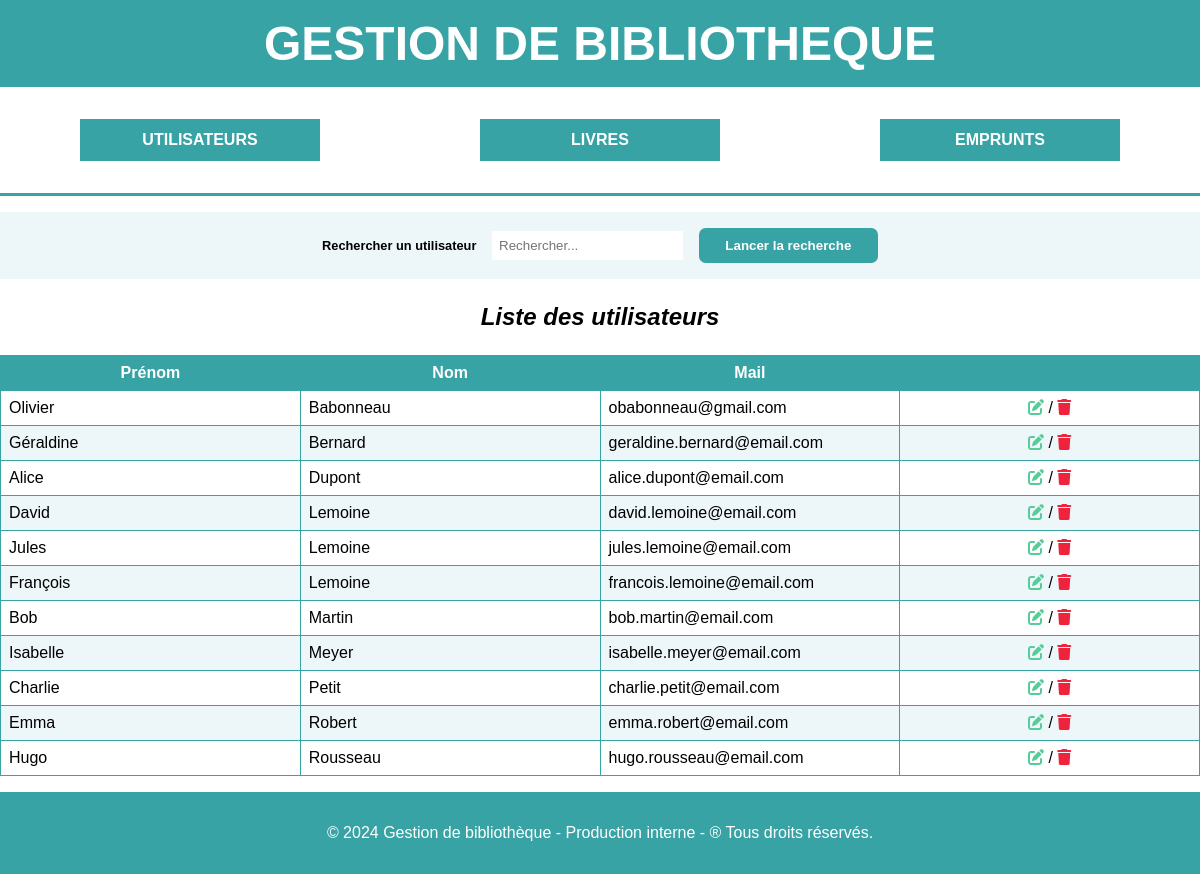
Screenshot of /index.php?page=liste_utilisateur with the database file from the repository.
### tables this page shows
CREATE TABLE IF NOT EXISTS `utilisateurs` (
  `id_utilisateur` int NOT NULL AUTO_INCREMENT,
  `prenom` varchar(50) DEFAULT NULL,
  `nom` char(50) DEFAULT NULL,
  `mail` varchar(50) DEFAULT NULL,
  PRIMARY KEY (`id_utilisateur`)
);

### classes/DbConnect.php (called while the page is built, shortened)
<?php
abstract class DbConnect
{
    public function __construct()
    {
        try {
            $this->connexion = new PDO("mysql:host=" . self::SERVER . ";dbname=" . self::BASE, self::USER, self::PASSWORD);
        } catch (Exception $e) {
        }
    }
}

### classes/Utilisateurs.php (called while the page is built, shortened)
<?php
class Utilisateurs extends DbConnect
{
    private $idUtilisateur;
    private $prenom;
    private $nom;
    private $mail;
    public function readUtilisateurs()
    {
        try {
            $requete = $this->connexion->prepare("SELECT * FROM utilisateurs ORDER BY nom ASC");
            $requete->execute();
            $resultat = $requete->fetchAll(PDO::FETCH_ASSOC);
            $utilisateurs = [];
            foreach ($resultat as $cle => $utilisateur) {
                $utilisateurs[$cle] = new Utilisateurs();
                $utilisateurs[$cle]->setIDutilisateur($utilisateur['id_utilisateur']);
                $utilisateurs[$cle]->setPrenom($utilisateur['prenom']);
                $utilisateurs[$cle]->setNom($utilisateur['nom']);
                $utilisateurs[$cle]->setMail($utilisateur['mail']);
            }
            return $utilisateurs;
        } catch (PDOException $e) {
        }
    }
    public function setIDutilisateur($idUtilisateur)
    {
        $this->idUtilisateur = $idUtilisateur;
    }
    public function setPrenom($prenom)
    {
        $this->prenom = $prenom;
    }
    public function setNom($nom)
    {
        $this->nom = $nom;
    }
    public function setMail($mail)
    {
        $this->mail = $mail;
    }
    public function getIDutilisateur()
    {
        return $this->idUtilisateur;
    }
    public function getPrenom()
    {
        return $this->prenom;
    }
    public function getNom()
    {
        return $this->nom;
    }
    public function getMail()
    {
        return $this->mail;
    }
}

### template/pages/utilisateur/liste_utilisateur.php (the view)
<?php
$search = $_POST['search'] ?? null;
if ($search) {
    $search = "%" . $search . "%";
    $searchUtilisateur = new Utilisateurs();
    $utilisateurs = $searchUtilisateur->searchUtilisateur($search);
    if (!$utilisateurs) {
        $utilisateurs[0] = new Utilisateurs();
        $utilisateurs[0]->setIDutilisateur("0");
        $utilisateurs[0]->setPrenom("...");
        $utilisateurs[0]->setNom("...");
        $utilisateurs[0]->setMail("...");
    }
} else {
    $readUtilisateurs = new Utilisateurs();
    $utilisateurs = $readUtilisateurs->readUtilisateurs();
}
?>
<form class="recherche" method="post" action="#">
    <label for="search">Rechercher un utilisateur</label>
    <input type="text" id="search" name="search" placeholder="Rechercher...">
    <input type="submit" value="Lancer la recherche">
</form>
<table>
    <caption>Liste des utilisateurs</caption>
    <tr>
        <th>Prénom</th>
        <th>Nom</th>
        <th>Mail</th>
        <th></th>
    </tr>
    <?php
    foreach ($utilisateurs as $utilisateur) {
    ?>
        <tr>
            <td><?php echo $utilisateur->getPrenom(); ?></td>
            <td><?php echo $utilisateur->getNom(); ?></td>
            <td><?php echo $utilisateur->getMail(); ?></td>
            <td class="derniereColonne">
                <a href="index.php?page=formulaire_utilisateur&id_utilisateur=<?php echo $utilisateur->getIDutilisateur(); ?>"><i class='fa-solid fa-pen-to-square'></i></a> /
                <a href="index.php?page=delete_utilisateur&id_utilisateur=<?php echo $utilisateur->getIDutilisateur(); ?>"><i class='fa-solid fa-trash'></i></a>
            </td>
        </tr>
    <?php
    }
    ?>
</table>

### template/layout/header.php (shortened to what this page needs)
<!DOCTYPE html>
<html lang="fr">
<head>
    <link rel="stylesheet" href="styles/style.css">
</head>
<body>
    <div id=wrapper>
        <header class="entete">
            <a href="index.php">GESTION DE BIBLIOTHEQUE</a>
        </header>
        <main>
            <nav>
                <ul class="menu">
                    <li class="menuDeroulant">
                        <a href="#">UTILISATEURS</a>
                    </li>
                    <li class="menuDeroulant">
                        <a href="#">LIVRES</a>
                    </li>
                    <li class="menuDeroulant">
                        <a href="#">EMPRUNTS</a>
                    </li>
                </ul>
            </nav>

### index.php (shortened to what this page needs)
<?php
include "classes/DbConnect.php";
include "classes/Utilisateurs.php";
include "template/layout/header.php";
$page = $_GET["page"] ?? "home";
switch ($page) {
    case "liste_utilisateur":
        include "template/pages/utilisateur/liste_utilisateur.php";
        break;
}
include "template/layout/footer.php";

### template/layout/footer.php
        </main>
        <footer class = "pied">
            <p>© 2024 Gestion de bibliothèque - Production interne - ® Tous droits réservés.</p>
        </footer>
</body>
</html>

### styles/style.css (style rules this page uses)
html, body { height: 100%; margin: 0; }
main { flex: 1; }
#wrapper { display: flex; flex-direction: column; height: 100%; max-width: 1280px; margin: auto; font-family: sans-serif; }
.entete { background-color: #38a3a5; padding: 1em 0; color: #FFFFFF; text-align: center; }
.entete a { color: #FFFFFF; font-size: 3em; font-weight: bold; text-decoration: none; }
.menu { display: flex; justify-content: space-around; align-items: center; border-bottom: 3px solid #38a3a5; padding: 2em 0; margin: 0; list-style-type: none; }
.menu a { display: block; background-color: #38a3a5; padding: 0.75em 2em; color: #FFFFFF; font-size: 1em; font-weight: bold; text-decoration: none; text-align: center; }
.menuDeroulant { position: relative; width: 20%; }
.recherche { display: flex; justify-content: center; align-items: center; gap: 1em; margin-top: 1em; }
.recherche label { margin:0; }
.recherche input[type="submit"] { margin: 0; }
table { width: 100%; border-collapse: collapse; table-layout: fixed; }
caption { margin: 1em 0; font-size: 1.5em; font-weight: bold; font-style: italic; }
th, td { padding: 0.5em; border: 1px solid #38a3a5; }
th { background-color:#38a3a5; color: #FFFFFF; }
tr:nth-child(odd) { background-color: #edf6f9; }
.derniereColonne { text-align: center; text-decoration: none; }
.fa-pen-to-square { color: #57cc99; }
.fa-trash { color: #ef233c; }
form { padding: 1em 0em; background-color: #edf6f9; }
label { margin-bottom: 0.5em; margin-left: 1em; font-size: 0.8em; font-weight: bold; }
input, select, textarea { border: none; padding: 0.5em; }
input[type="submit"] { display: flex; margin: auto; background-color: #38a3a5; border-radius: 0.5em; padding: 0.75em 2em; margin-top: 1em; color:#FFFFFF; font-weight: bold; cursor: pointer; }
footer { background-color: #38a3a5; padding: 1em 0; margin-top: 1em; color: #FFFFFF; text-align: center; }

### rows the page displays
utilisateurs: prenom "Olivier", nom "Babonneau", mail "obabonneau@gmail.com"
utilisateurs: prenom "Géraldine", nom "Bernard", mail "geraldine.bernard@email.com"
utilisateurs: prenom "Alice", nom "Dupont", mail "alice.dupont@email.com"
utilisateurs: prenom "David", nom "Lemoine", mail "david.lemoine@email.com"
utilisateurs: prenom "Jules", nom "Lemoine", mail "jules.lemoine@email.com"
utilisateurs: prenom "François", nom "Lemoine", mail "francois.lemoine@email.com"
utilisateurs: prenom "Bob", nom "Martin", mail "bob.martin@email.com"
utilisateurs: prenom "Isabelle", nom "Meyer", mail "isabelle.meyer@email.com"
utilisateurs: prenom "Charlie", nom "Petit", mail "charlie.petit@email.com"
utilisateurs: prenom "Emma", nom "Robert", mail "emma.robert@email.com"
utilisateurs: prenom "Hugo", nom "Rousseau", mail "hugo.rousseau@email.com"
